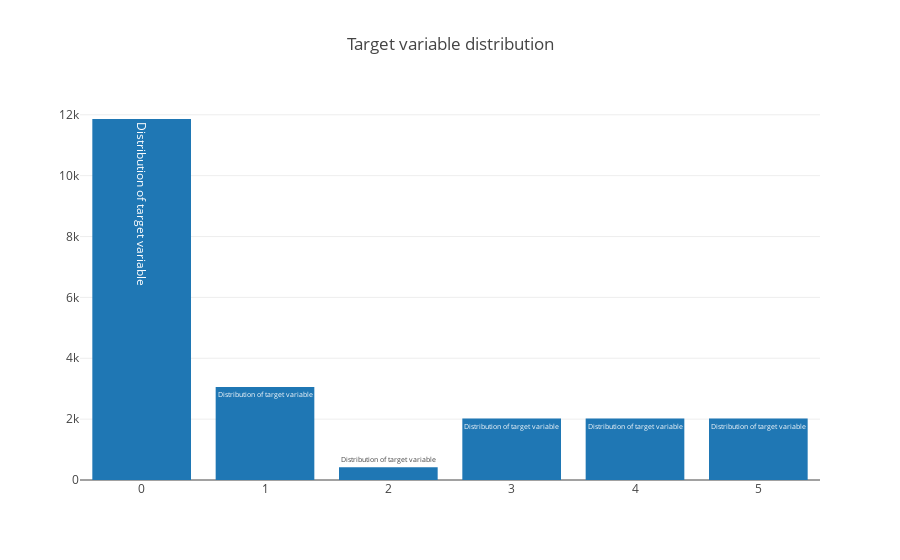

Source (notebook cell):
### Code cell
data2 = [go.Bar(
            x = data["diagnosis"].value_counts().index.values,
            y = data["diagnosis"].value_counts().values,
            text='Distribution of target variable'
    )]

layout = go.Layout(
    title='Target variable distribution'
)

fig = go.Figure(data =data2, layout=layout)

py.iplot(fig, filename='basic-bar')

### Figure 1 — Plotly figure (JSON) as saved in the notebook; plotly's stock layout.template omitted (floating-point values rounded to 4 significant figures)
{"data": [{"text": "Distribution of target variable", "type": "bar", "x": [0, 1, 5, 4, 3, 2], "y": [11862, 3057, 2020, 2020, 2020, 419]}], "layout": {"title": "Target variable distribution"}}
